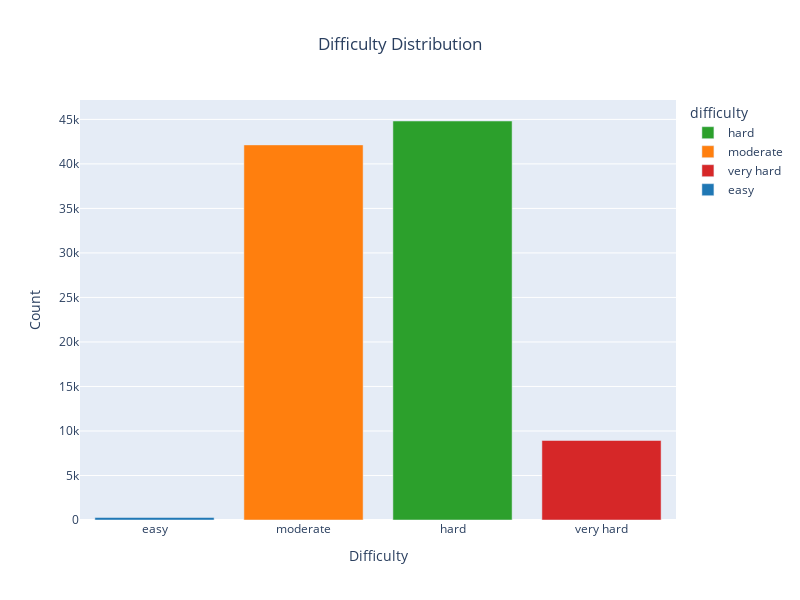

The cell this chart's notebook holds for it:
### Code cell
# Plot difficulty distribution of challenge word based on top ten next guess
difficulty_distribution(
    simulating_top_words_tries_difficulty
    .filter(pl.col("next_guess").is_in(top_ten_next_guess["next_guess"]))
)

### Figure 1 — Plotly figure (JSON) as saved in the notebook; plotly's stock layout.template omitted (floating-point values rounded to 4 significant figures)
{"data": [{"alignmentgroup": "True", "hovertemplate": "difficulty=%{x}<br>count=%{y}<extra></extra>", "legendgroup": "hard", "marker": {"color": "#2ca02c", "pattern": {"shape": ""}}, "name": "hard", "offsetgroup": "hard", "orientation": "v", "showlegend": true, "textposition": "auto", "type": "bar", "x": ["hard"], "xaxis": "x", "y": [44818], "yaxis": "y"}, {"alignmentgroup": "True", "hovertemplate": "difficulty=%{x}<br>count=%{y}<extra></extra>", "legendgroup": "moderate", "marker": {"color": "#ff7f0e", "pattern": {"shape": ""}}, "name": "moderate", "offsetgroup": "moderate", "orientation": "v", "showlegend": true, "textposition": "auto", "type": "bar", "x": ["moderate"], "xaxis": "x", "y": [42133], "yaxis": "y"}, {"alignmentgroup": "True", "hovertemplate": "difficulty=%{x}<br>count=%{y}<extra></extra>", "legendgroup": "very hard", "marker": {"color": "#d62728", "pattern": {"shape": ""}}, "name": "very hard", "offsetgroup": "very hard", "orientation": "v", "showlegend": true, "textposition": "auto", "type": "bar", "x": ["very hard"], "xaxis": "x", "y": [8932], "yaxis": "y"}, {"alignmentgroup": "True", "hovertemplate": "difficulty=%{x}<br>count=%{y}<extra></extra>", "legendgroup": "easy", "marker": {"color": "#1f77b4", "pattern": {"shape": ""}}, "name": "easy", "offsetgroup": "easy", "orientation": "v", "showlegend": true, "textposition": "auto", "type": "bar", "x": ["easy"], "xaxis": "x", "y": [277], "yaxis": "y"}], "layout": {"barmode": "relative", "height": 600, "legend": {"title": {"text": "difficulty"}, "tracegroupgap": 0}, "title": {"text": "Difficulty Distribution", "x": 0.5}, "width": 800, "xaxis": {"anchor": "y", "categoryarray": ["easy", "moderate", "hard", "very hard"], "categoryorder": "array", "domain": [0, 1], "title": {"text": "Difficulty"}}, "yaxis": {"anchor": "x", "domain": [0, 1], "title": {"text": "Count"}}}}
